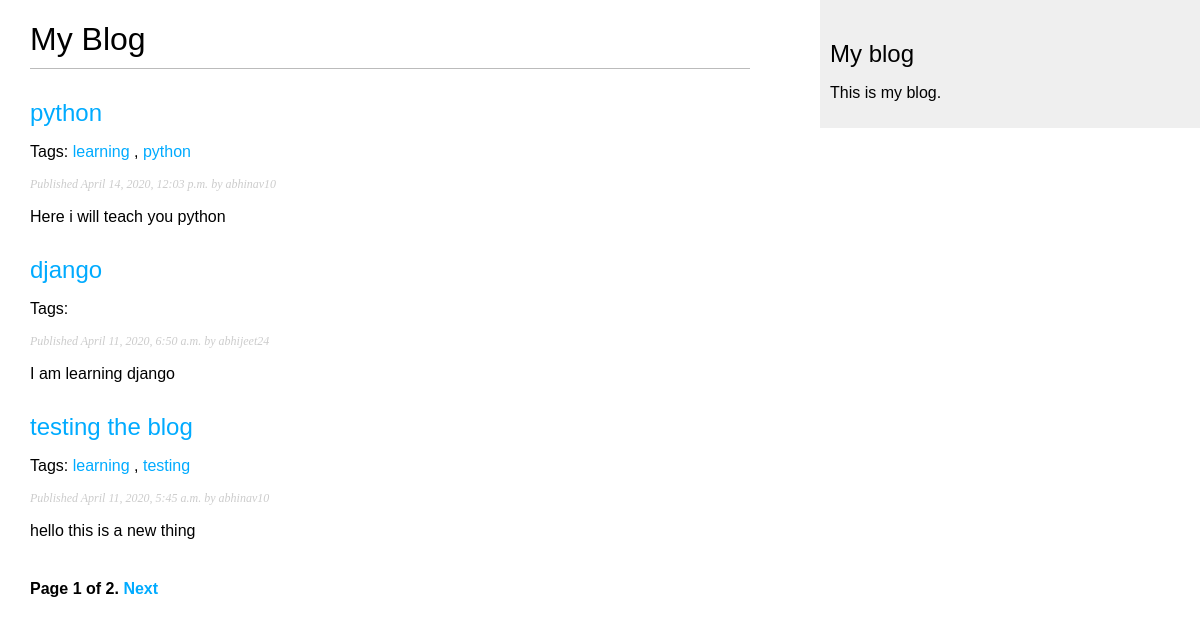
/blog/, run on an earlier commit of the app's database.
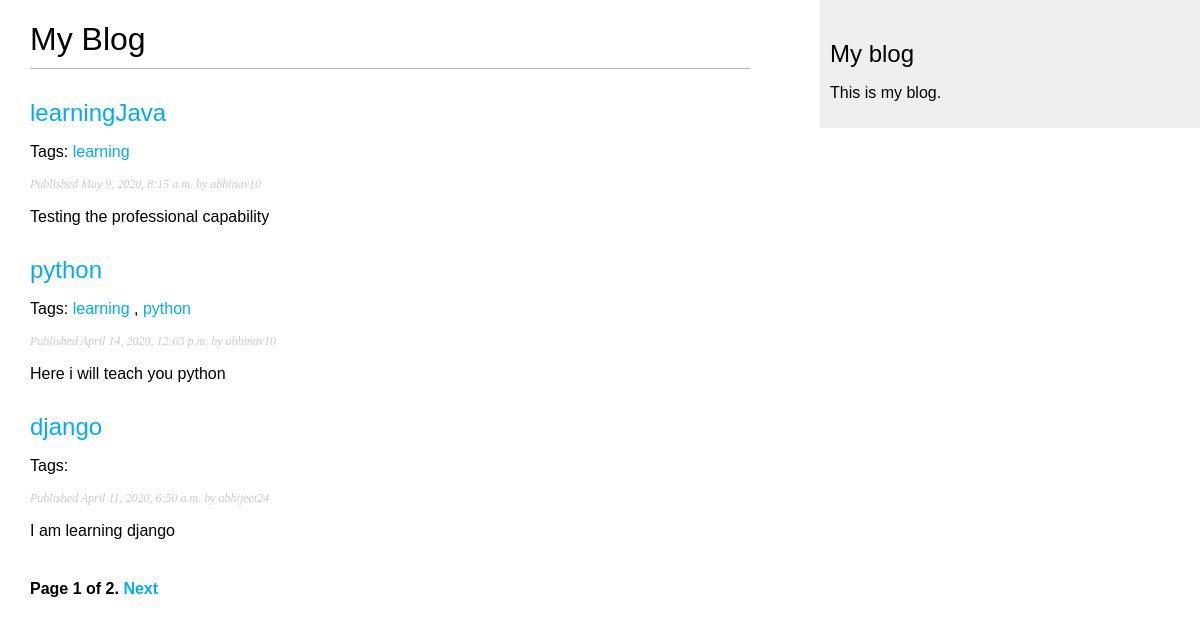
And on a later commit of the database.
### blog/models.py (models this page shows, shortened)
class Post(models.Model):
	STATUS_CHOICES = (
			('draft','Draft'),
			('published','Published')
		)
	title = models.CharField(max_length=250)
	slug = models.SlugField(max_length=250,unique_for_date='publish')  #short label containing only letters ,etc. for beautifl urls
	author = models.ForeignKey(User,related_name= 'blog_posts',on_delete=models.CASCADE)
	body = models.TextField()
	publish = models.DateTimeField(default = timezone.now)
	created = models.DateTimeField(auto_now_add = True)  #time for creation of object
	updated = models.DateTimeField(auto_now = True) #time for saving the object
	status = models.CharField(max_length=10,choices = STATUS_CHOICES,default = 'draft' )
	objects = models.Manager()
	published = PublishedManager()
	tags = TaggableManager()
	def get_absolute_url(self):
		return reverse('blog:post_detail',args=[self.publish.year,
												self.publish.strftime('%m'),
												self.publish.strftime('%d'),
												self.slug])
	class Meta:  #this contains meta deta of the model
		ordering = ('-publish',) # ordering must be a tuple or a list

### blog/views.py (the view)
# urls.py: url(r'^tag/(?P<tag_slug>[-\w]+)/$',views.post_list,name = 'post_list_by_tag'),
def post_list(request,tag_slug= None):
	object_list = Post.published.all()
	tag = None
	if tag_slug:
		tag = get_object_or_404(Tag,slug= tag_slug)
		object_list = object_list.filter(tags__in = [tag])
	paginator = Paginator(object_list,3) #3 posts in each page
	page = request.GET.get('page')
	try:
		posts = paginator.page(page)
	except PageNotAnInteger:
		posts = paginator.page(1)
	except EmptyPage:
		posts = paginator.page(paginator.num_pages)
	return render(request,'blog/post/list.html',{'page':page,'posts':posts,'tag':tag})

### blog/models.py (called while the page is built)
	def get_queryset(self):
		return super(PublishedManager,self).get_queryset().filter(status='published')

### blog/templates/blog/post/list.html (shortened to what this page needs)
{% extends "blog/base.html" %}
{% block content %}
    <h1>My Blog</h1>
    {% for post in posts %}
        <h2><a href="{{ post.get_absolute_url }}">{{ post.title }}</a></h2>
        <p class="tags">
            Tags:
            {% for tag in post.tags.all %}
                <a href="{% url 'blog:post_list_by_tag' tag.slug %}">{{ tag.name }}</a>
                {% if not forloop.last %}, {% endif %}
            {% endfor %}
        </p>
        <p class="date">Published {{ post.publish }} by {{ post.author }}</p>
        {{ post.body|truncatewords:30|linebreaks }}
    {% endfor %}
    {% include "pagination.html" with page=posts %}
{% endblock %}

What changed in the data, as far as the page shows it:
no longer on this page (row unchanged): Post: title "testing the blog", publish "April 11, 2020, 5:45 a.m.", author "abhinav10", body "hello this is a new thing", Tag (name "learning")
no longer on this page (row unchanged): Tag: name "testing", shown under "testing the blog"
added Post: title "learningJava", publish "May 9, 2020, 8:15 a.m.", author "abhinav10", body "Testing the professional capability", Tag (name "learning")
